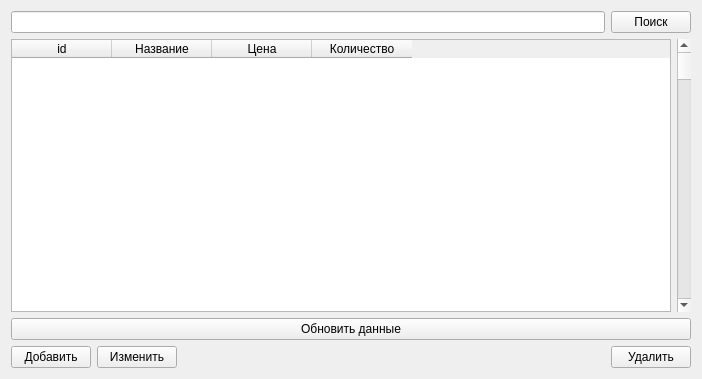
<?xml version="1.0" encoding="UTF-8"?>
<ui version="4.0">
 <class>Form</class>
 <widget class="QWidget" name="Form">
  <property name="geometry">
   <rect>
    <x>0</x>
    <y>0</y>
    <width>702</width>
    <height>379</height>
   </rect>
  </property>
  <property name="windowTitle">
   <string>Form</string>
  </property>
  <layout class="QHBoxLayout" name="horizontalLayout">
   <item>
    <layout class="QVBoxLayout" name="verticalLayout_5">
     <item>
      <layout class="QHBoxLayout" name="horizontalLayout_12">
       <item>
        <widget class="QLineEdit" name="lineProduct"/>
       </item>
       <item>
        <widget class="QPushButton" name="SearchProduct">
         <property name="text">
          <string>Поиск</string>
         </property>
        </widget>
       </item>
      </layout>
     </item>
     <item>
      <layout class="QHBoxLayout" name="horizontalLayout_10">
       <item>
        <widget class="QTableWidget" name="tableProduct">
         <column>
          <property name="text">
           <string>id</string>
          </property>
         </column>
         <column>
          <property name="text">
           <string>Название</string>
          </property>
         </column>
         <column>
          <property name="text">
           <string>Цена</string>
          </property>
         </column>
         <column>
          <property name="text">
           <string>Количество</string>
          </property>
         </column>
        </widget>
       </item>
       <item>
        <widget class="QScrollBar" name="verticalScrollBar_4">
         <property name="orientation">
          <enum>Qt::Vertical</enum>
         </property>
        </widget>
       </item>
      </layout>
     </item>
     <item>
      <widget class="QPushButton" name="ProductUpdate">
       <property name="text">
        <string>Обновить данные</string>
       </property>
      </widget>
     </item>
     <item>
      <layout class="QHBoxLayout" name="horizontalLayout_11">
       <item>
        <widget class="QPushButton" name="AddProduct">
         <property name="text">
          <string>Добавить</string>
         </property>
        </widget>
       </item>
       <item>
        <widget class="QPushButton" name="ChangeProduct">
         <property name="text">
          <string>Изменить</string>
         </property>
        </widget>
       </item>
       <item>
        <spacer name="horizontalSpacer_2">
         <property name="orientation">
          <enum>Qt::Horizontal</enum>
         </property>
         <property name="sizeHint" stdset="0">
          <size>
           <width>158</width>
           <height>20</height>
          </size>
         </property>
        </spacer>
       </item>
       <item>
        <widget class="QPushButton" name="DeleteProduct">
         <property name="text">
          <string>Удалить</string>
         </property>
        </widget>
       </item>
      </layout>
     </item>
    </layout>
   </item>
  </layout>
 </widget>
 <resources/>
 <connections/>
</ui>
